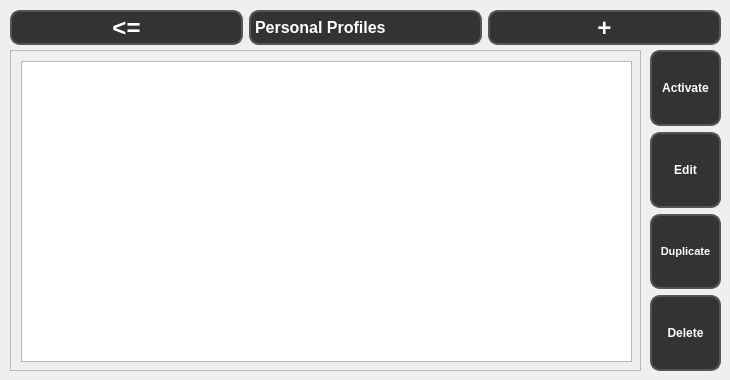
        <widget class="QWidget" name="personalProfilesPage">
         <widget class="QWidget" name="horizontalLayoutWidget_3">
          <property name="geometry">
           <rect>
            <x>10</x>
            <y>10</y>
            <width>711</width>
            <height>35</height>
           </rect>
          </property>
          <layout class="QHBoxLayout" name="horizontalLayout_8">
           <item>
            <widget class="QPushButton" name="backButton_ProfileMain">
             <property name="sizePolicy">
              <sizepolicy hsizetype="Minimum" vsizetype="Preferred">
               <horstretch>0</horstretch>
               <verstretch>0</verstretch>
              </sizepolicy>
             </property>
             <property name="styleSheet">
              <string notr="true">QPushButton {
    font: bold 18pt;
    background-color: #333;
    color: white;
    border-radius: 10px;
    border: 2px solid #555;
 }</string>
             </property>
             <property name="text">
              <string>&lt;=</string>
             </property>
            </widget>
           </item>
           <item>
            <widget class="QLabel" name="personalProfilesLabel">
             <property name="styleSheet">
              <string notr="true">QLabel {
    font: bold 12pt;
    background-color: #333;
    color: white;
    border-radius: 10px;
    border: 2px solid #555;
        qproperty-alignment: 'AlignCenter';
}</string>
             </property>
             <property name="text">
              <string>Personal Profiles</string>
             </property>
            </widget>
           </item>
           <item>
            <widget class="QPushButton" name="addProfileButton">
             <property name="sizePolicy">
              <sizepolicy hsizetype="Minimum" vsizetype="Preferred">
               <horstretch>0</horstretch>
               <verstretch>0</verstretch>
              </sizepolicy>
             </property>
             <property name="styleSheet">
              <string notr="true">QPushButton {
    font: bold 18pt;
    background-color: #333;
    color: white;
    border-radius: 10px;
    border: 2px solid #555;
}</string>
             </property>
             <property name="text">
              <string>+</string>
             </property>
            </widget>
           </item>
          </layout>
         </widget>
         <widget class="QScrollArea" name="scrollArea_2">
          <property name="geometry">
           <rect>
            <x>10</x>
            <y>50</y>
            <width>631</width>
            <height>321</height>
           </rect>
          </property>
          <property name="widgetResizable">
           <bool>true</bool>
          </property>
          <widget class="QWidget" name="scrollAreaWidgetContents_4">
           <property name="geometry">
            <rect>
             <x>0</x>
             <y>0</y>
             <width>629</width>
             <height>319</height>
            </rect>
           </property>
           <widget class="QListWidget" name="profileListWidget">
            <property name="geometry">
             <rect>
              <x>10</x>
              <y>10</y>
              <width>611</width>
              <height>301</height>
             </rect>
            </property>
           </widget>
          </widget>
         </widget>
         <widget class="QWidget" name="verticalLayoutWidget_2">
          <property name="geometry">
           <rect>
            <x>650</x>
            <y>50</y>
            <width>71</width>
            <height>321</height>
           </rect>
          </property>
          <layout class="QVBoxLayout" name="verticalLayout_2">
           <item>
            <widget class="QPushButton" name="activateProfileButton">
             <property name="sizePolicy">
              <sizepolicy hsizetype="Minimum" vsizetype="Minimum">
               <horstretch>0</horstretch>
               <verstretch>0</verstretch>
              </sizepolicy>
             </property>
             <property name="styleSheet">
              <string notr="true">QPushButton {
    font: bold;
    background-color: #333;
    color: white;
    border-radius: 10px;
    border: 2px solid #555;
 }</string>
             </property>
             <property name="text">
              <string>Activate</string>
             </property>
            </widget>
           </item>
           <item>
            <widget class="QPushButton" name="editProfileButton">
             <property name="sizePolicy">
              <sizepolicy hsizetype="Minimum" vsizetype="Minimum">
               <horstretch>0</horstretch>
               <verstretch>0</verstretch>
              </sizepolicy>
             </property>
             <property name="styleSheet">
              <string notr="true">QPushButton {
    font: bold;
    background-color: #333;
    color: white;
    border-radius: 10px;
    border: 2px solid #555;
 }</string>
             </property>
             <property name="text">
              <string>Edit</string>
             </property>
            </widget>
           </item>
           <item>
            <widget class="QPushButton" name="duplicateProfileButton">
             <property name="sizePolicy">
              <sizepolicy hsizetype="Minimum" vsizetype="Minimum">
               <horstretch>0</horstretch>
               <verstretch>0</verstretch>
              </sizepolicy>
             </property>
             <property name="styleSheet">
              <string notr="true">QPushButton {
    font: bold 8pt;
    background-color: #333;
    color: white;
    border-radius: 10px;
    border: 2px solid #555;
 }</string>
             </property>
             <property name="text">
              <string>Duplicate</string>
             </property>
            </widget>
           </item>
           <item>
            <widget class="QPushButton" name="deleteProfileButton">
             <property name="sizePolicy">
              <sizepolicy hsizetype="Minimum" vsizetype="Minimum">
               <horstretch>0</horstretch>
               <verstretch>0</verstretch>
              </sizepolicy>
             </property>
             <property name="styleSheet">
              <string notr="true">QPushButton {
    font: bold;
    background-color: #333;
    color: white;
    border-radius: 10px;
    border: 2px solid #555;
 }</string>
             </property>
             <property name="text">
              <string>Delete</string>
             </property>
            </widget>
           </item>
          </layout>
         </widget>
        </widget>
